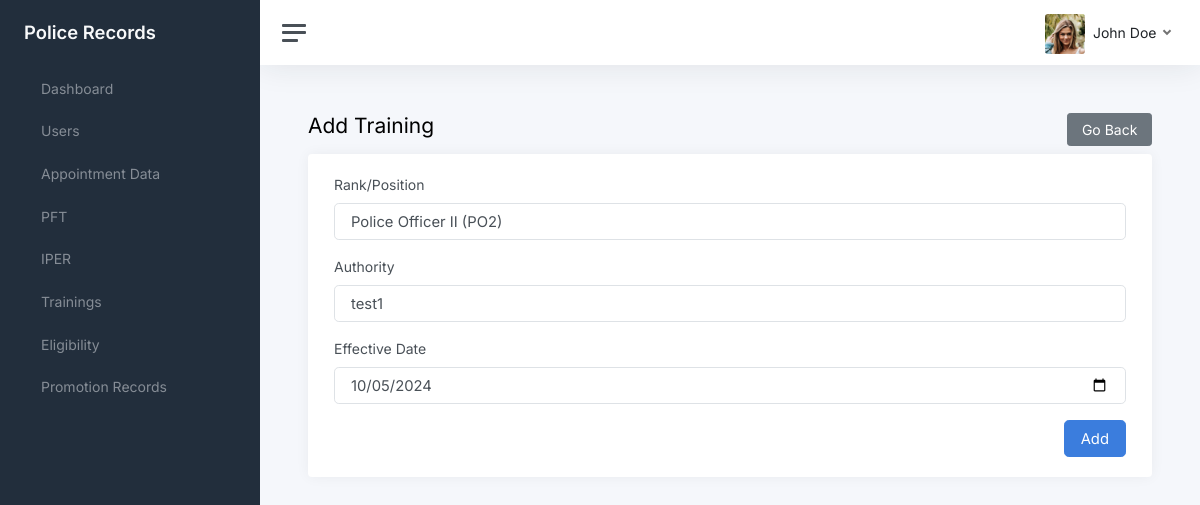
Page /police-records/views/edit/promotion?id=2 (signed in) on the committed database.
### tables this page shows
CREATE TABLE `users` (
  `id` int(11) NOT NULL,
  `id_number` varchar(55) NOT NULL,
  `rank_position` text DEFAULT NULL,
  `first_name` varchar(255) NOT NULL,
  `middle_name` varchar(255) DEFAULT NULL,
  `last_name` varchar(255) NOT NULL,
  `address` varchar(255) DEFAULT NULL,
  `email` varchar(255) NOT NULL,
  `password` text DEFAULT NULL,
  `role` varchar(55) DEFAULT NULL,
  `avatar` varchar(255) DEFAULT NULL,
  `date_created` timestamp NOT NULL DEFAULT current_timestamp()
);

CREATE TABLE `promotions` (
  `id` int(11) NOT NULL,
  `user_id` int(11) DEFAULT NULL,
  `rank` text NOT NULL,
  `authority` text NOT NULL,
  `effective_date` date NOT NULL
);

### backend/nodes.php (called while the page is built, shortened)
<?php
require(__DIR__ . "/conn.php");
require(__DIR__ . "/Helpers.php");
$helpers = new Helpers($conn, $_SESSION);

### backend/Helpers.php (called while the page is built, shortened)
<?php
class Helpers
{
  private $conn;
  private $session;
  public function __construct($conn, $session)
  {
    $this->conn = $conn;
    $this->session = $session;
  }
  public function select_all_individual($table, $params)
  {
    $query = $this->conn->query("SELECT * FROM $table WHERE $params");
    return $query->num_rows > 0 ? $query->fetch_object() : null;
  }
  public function get_current_user()
  {
    $id = $this->session["id"];
    $query = $this->conn->query("SELECT * FROM users WHERE id='$id'");
    return $query->num_rows > 0 ? $query->fetch_object() : null;
  }
  public function get_user_by_id($user_id)
  {
    $query = $this->conn->query("SELECT * FROM users WHERE id='$user_id'");
    return $query->num_rows > 0 ? $query->fetch_object() : null;
  }
  public function get_full_name($user_id, $format = "")
  {
    $user = $this->get_user_by_id($user_id);
    $fullName = "";
    if (!isset($user->mname)) {
      $fullName = ucwords("$user->first_name $user->last_name");
    }
    return $fullName;
  }
  public function get_avatar_link($user_id)
  {
    $user = $this->get_user_by_id($user_id);
    if ($user->avatar) {
      return SERVER_NAME . "/uploads/avatars/$user->avatar";
    }
    return SERVER_NAME . "/custom-assets/images/default.png";
  }
}

### views/edit/promotion.php (the view, shortened to what this page needs)
<?php
require("../../backend/nodes.php");
$title = "Add Training";
?>
<!DOCTYPE html>
<html lang="en">
<head>
  <?php require("../../views/components/head.php"); ?>
</head>
<body>
  <div class="wrapper">
    <?php require("../components/side-bar.php") ?>
    <div class="main">
      <?php require("../components/nav-bar.php") ?>
      <main class="content">
        <div class="container p-0">
          <div class="mb-3">
            <h1 class="h3 d-inline align-middle"><?= $title ?></h1>
            <button type="button" class="btn btn-secondary float-end" onclick="window.history.back()">
              Go Back
            </button>
          </div>
          <div class="card">
            <?php $promotion = $helpers->select_all_individual("promotions", "id=$_GET[id]"); ?>
            <div class="card-body">
              <div class="container">
                <form id="form-edit-promotion" method="POST">
                  <div class="mb-3">
                    <label class="form-label">Rank/Position</label>
                    <input class="form-control form-control-lg" type="text" value="<?= $promotion->rank ?>" name="rank" required />
                  </div>
                  <div class="mb-3">
                    <label class="form-label">Authority</label>
                    <input class="form-control form-control-lg" type="text" value="<?= $promotion->authority ?>" name="authority" required />
                  </div>
                  <div class="mb-3">
                    <label class="form-label">Effective Date</label>
                    <input class="form-control form-control-lg" type="date" value="<?= $promotion->effective_date ?>" name="effective_date" required />
                  </div>
                  <div class="text-end mt-3">
                    <button type="submit" class="btn btn-lg btn-primary">
                      Add
                    </button>
                  </div>
                </form>
              </div>
            </div>
          </div>
        </div>
      </main>
    </div>
  </div>
</body>
</html>

### views/components/nav-bar.php (shortened to what this page needs)
<nav class="navbar navbar-expand navbar-light navbar-bg">
  <a class="sidebar-toggle js-sidebar-toggle">
    <i class="hamburger align-self-center"></i>
  </a>
  <div class="navbar-collapse collapse">
    <ul class="navbar-nav navbar-align">
      <li class="nav-item dropdown">
        <a class="nav-link dropdown-toggle d-none d-sm-inline-block" href="#" data-bs-toggle="dropdown">
          <img src="<?= $helpers->get_avatar_link($USER->id) ?>" class=" avatar img-fluid rounded me-1" />
          <span class="text-dark">
            <?= $helpers->get_full_name($USER->id) ?>
          </span>
        </a>
      </li>
    </ul>
  </div>
</nav>

### custom-assets/css/custom.css (style rules this page uses)
body { padding: 0 !important; }
img { object-fit: cover; }

### rows in the picture
users: id+avatar (picture), $helpers->get_full_name($USER->id) "John Doe"
promotions: rank "Police Officer II (PO2)", authority "test1", effective_date "10/05/2024"

### other values in the picture
$menu->title "Dashboard"
$menu->title "Users"
$menu->title "Appointment Data"
$menu->title "PFT"
$menu->title "IPER"
$menu->title "Trainings"
$menu->title "Eligibility"
$menu->title "Promotion Records"
$title "Add Training"
